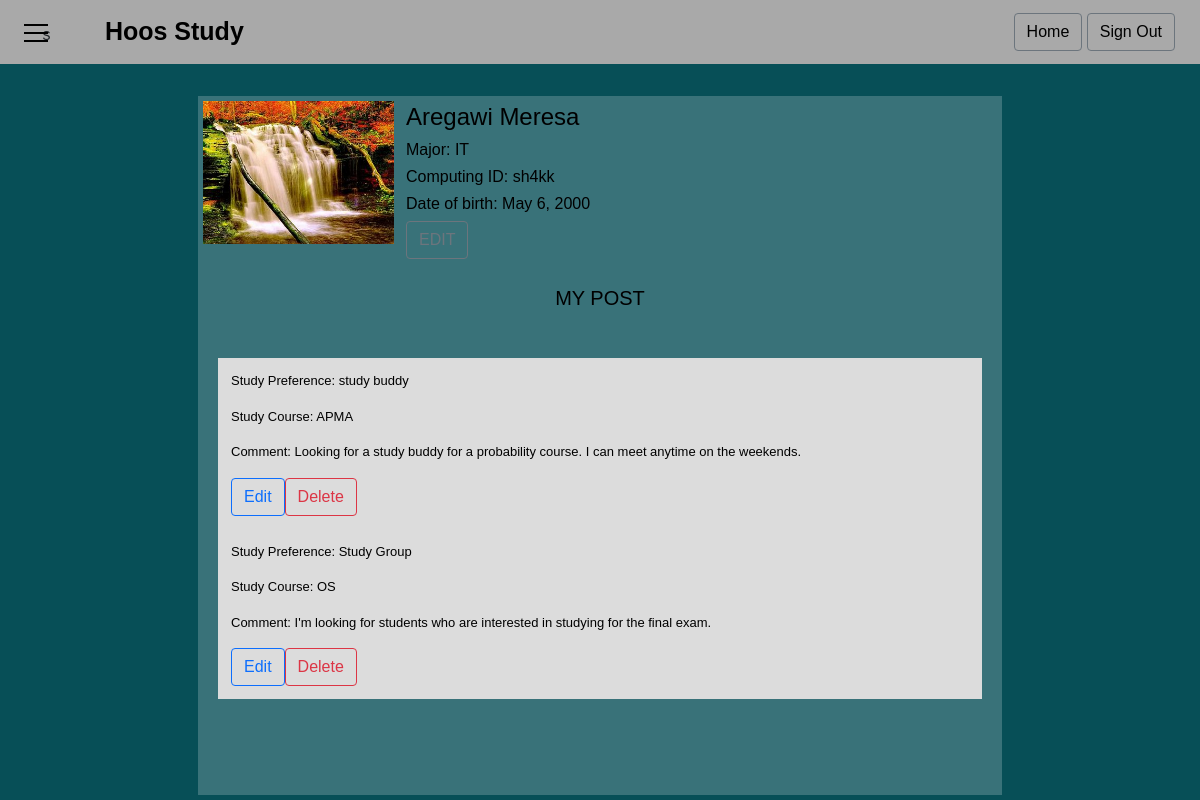
/profile/ (signed in), run on an earlier commit of the app's database.
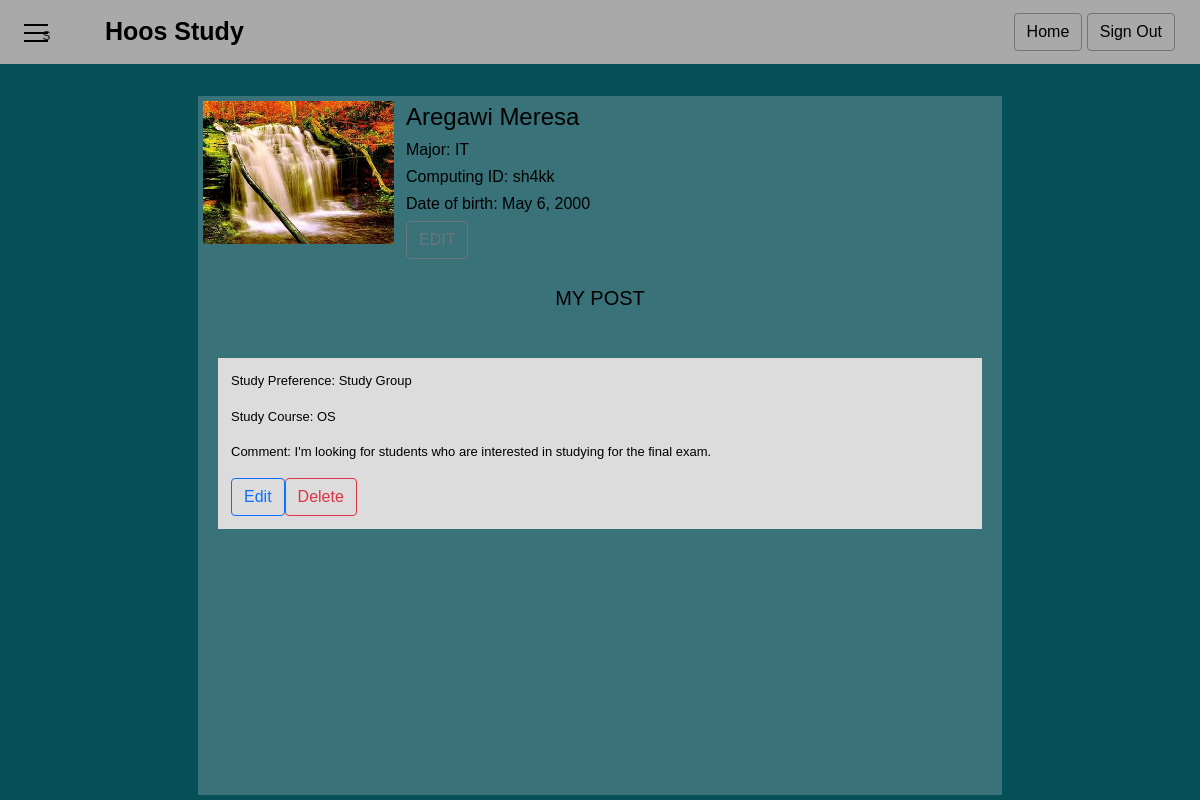
And on a later commit of the database.
### studybuddy/models.py (models this page shows)
class Post(models.Model):
    owner = models.ForeignKey(User, on_delete=models.CASCADE)
    studyCourse = models.CharField(max_length=255, null=True)
    studyPreference = models.CharField(max_length=255, null=True)
    description = models.TextField(max_length=400, null=True)
    publish_date = models.DateTimeField(default=timezone.now)

### studybuddy/views.py (the view)
# urls.py: path('profile/', views.profile, name='profilePage'),
@login_required
def profile(request):
    all_posts = Post.objects.filter(owner=User.objects.get(email=request.user.email))
    context = {
        "first_name": request.user.first_name,
        "last_name": request.user.last_name,
        "email": request.user.email,
        "computing_id": request.user.profile.computing_id,
        "profile_pic": request.user.profile.profile_picture.url,
        "major": request.user.profile.department,
        "all_posts": all_posts,
        "date_of_birth": request.user.profile.date_of_birth,
        "phone_number": request.user.profile.phone_number,
    }
    return render(request, 'studybuddy/profilePage.html', context)

### studybuddy/templates/studybuddy/profilepage.html (shortened to what this page needs)
{% load static %}
{% load socialaccount %}
<html lang="en">
<head>
  <link rel="stylesheet" href="{% static 'studybuddy/profilePageStyle.css' %}">
  <link href="https://cdn.jsdelivr.net/npm/bootstrap@5.1.3/dist/css/bootstrap.min.css" rel="stylesheet">
  <link rel="stylesheet" href="https://cdnjs.cloudflare.com/ajax/libs/font-awesome/4.7.0/css/font-awesome.min.css">
</head>
<nav class="navbar">
  <div class="hamburger-menu">
    <label class="menu__btn" for="menu__toggle">
      <span></span>
    </label>
    s
    <a href="{% url 'homePage' %}" style="font-size:25px; padding-left:50px; font-weight:bold;"> Hoos Study </a>
  </div>
  <div style="">
    <a href="{% url 'homePage' %}" class="btn btn-outline-secondary"> Home </a>
    <a href="{% url 'logout' %}" class="btn btn-outline-secondary"> Sign Out </a>
  </div>
</nav>
<body id="studybuddyHomepage" style="background-image: url('{% static 'studybuddy/images/landing_page_background.jpg'%}');">
  <main class="profilePageContentContainer">
    <div class="profilePageInformationSection">
      <div class="profilePageImageContainer">
        <img src="{{user.profile.profile_picture.url}}">
      </div>
      <div class="profilePageInformationArea">
        <h4>{{first_name}} {{last_name}}</h4>
        <h6>Major: {{major}} </h6>
        <h6>Computing ID: {{computing_id}}</h6>
        <h6>Date of birth: {{date_of_birth}}</h6>
      <div>
        <form action="{% url 'editProfile' %}" method="post">
          <input type="submit" value="EDIT" name="editUserProfile" class="btn btn-outline-secondary"/>
        </form>
      </div>
      </div>
    </div>
    <div class="profilePagePostContainerTitle">
      <h5>MY POST</h5>
    </div>
    <div style=" width:100%; padding:20px;">
      {% for post in all_posts %}
      <div class="profilePagePostContents" style="background-color: gainsboro!important;">
        <p>Study Preference: {{post.studyPreference }}</p>
        <p>Study Course: {{ post.studyCourse }} </p>
        <p>Comment: {{post.description}}</p>
        <div style="justify-content: left; display:flex; padding-right:15px; ">
          <a href="{% url 'editPost' post_id=post.id %}" class="btn btn-outline-primary"> Edit </a>
          <a href="{% url 'deletePost' post.id %}" class="btn btn-outline-danger" >Delete</a>
        </div>
      </div>
      {% endfor %}
    </div>
  </main>
</body>
</html>

What changed in the data, as far as the page shows it:
removed Post: studyPreference "study buddy", studyCourse "APMA", description "Looking for a study buddy for a probability course. I can meet anytime on the weekends."
